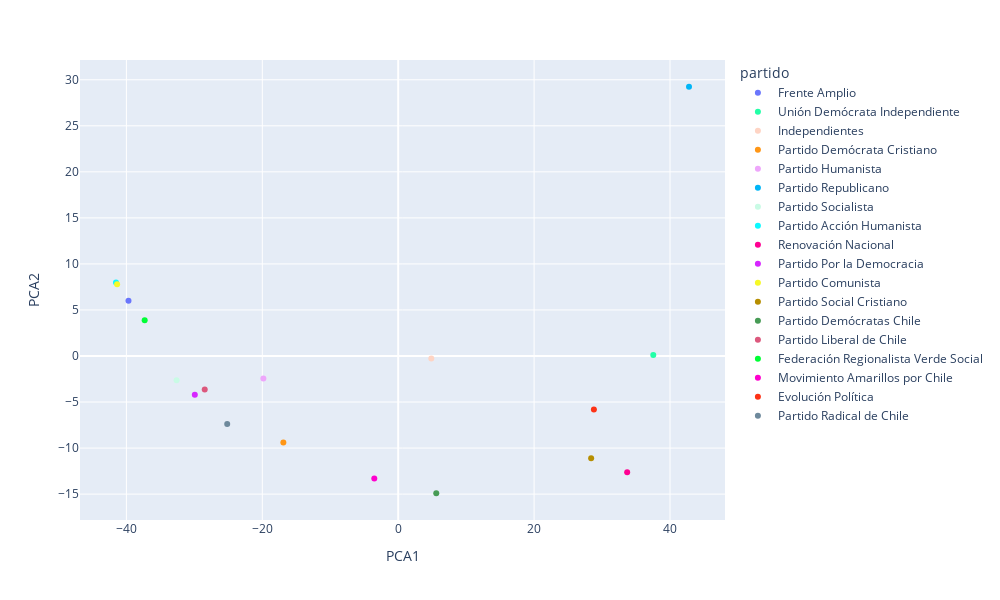

The cell this chart's notebook holds for it:
### Code cell
# posición promedio de cada partido
party_means = (
    pca_df.groupby("partido", sort=False)[["PCA1", "PCA2"]]
    .mean()
    .reset_index()
)
fig = px.scatter(
    party_means,
    x="PCA1",
    y="PCA2",
    color="partido",
    color_discrete_map=color_map,
)
fig.update_layout(
    autosize=False,
    width=1000,
    height=600,
)
fig.show()

### Figure 1 — Plotly figure (JSON) as saved in the notebook; plotly's stock layout.template omitted (floating-point values rounded to 4 significant figures)
{"data": [{"hovertemplate": "partido=Frente Amplio<br>PCA1=%{x}<br>PCA2=%{y}<extra></extra>", "legendgroup": "Frente Amplio", "marker": {"color": "#6A76FC", "symbol": "circle"}, "mode": "markers", "name": "Frente Amplio", "orientation": "v", "showlegend": true, "type": "scatter", "x": [-39.69], "xaxis": "x", "y": [6.012], "yaxis": "y"}, {"hovertemplate": "partido=Unión Demócrata Independiente<br>PCA1=%{x}<br>PCA2=%{y}<extra></extra>", "legendgroup": "Unión Demócrata Independiente", "marker": {"color": "#22FFA7", "symbol": "circle"}, "mode": "markers", "name": "Unión Demócrata Independiente", "orientation": "v", "showlegend": true, "type": "scatter", "x": [37.54], "xaxis": "x", "y": [0.1156], "yaxis": "y"}, {"hovertemplate": "partido=Independientes<br>PCA1=%{x}<br>PCA2=%{y}<extra></extra>", "legendgroup": "Independientes", "marker": {"color": "#FED4C4", "symbol": "circle"}, "mode": "markers", "name": "Independientes", "orientation": "v", "showlegend": true, "type": "scatter", "x": [4.872], "xaxis": "x", "y": [-0.2815], "yaxis": "y"}, {"hovertemplate": "partido=Partido Demócrata Cristiano<br>PCA1=%{x}<br>PCA2=%{y}<extra></extra>", "legendgroup": "Partido Demócrata Cristiano", "marker": {"color": "#FF9616", "symbol": "circle"}, "mode": "markers", "name": "Partido Demócrata Cristiano", "orientation": "v", "showlegend": true, "type": "scatter", "x": [-16.9], "xaxis": "x", "y": [-9.399], "yaxis": "y"}, {"hovertemplate": "partido=Partido Humanista<br>PCA1=%{x}<br>PCA2=%{y}<extra></extra>", "legendgroup": "Partido Humanista", "marker": {"color": "#EEA6FB", "symbol": "circle"}, "mode": "markers", "name": "Partido Humanista", "orientation": "v", "showlegend": true, "type": "scatter", "x": [-19.84], "xaxis": "x", "y": [-2.43], "yaxis": "y"}, {"hovertemplate": "partido=Partido Republicano<br>PCA1=%{x}<br>PCA2=%{y}<extra></extra>", "legendgroup": "Partido Republicano", "marker": {"color": "#00B5F7", "symbol": "circle"}, "mode": "markers", "name": "Partido Republicano", "orientation": "v", "showlegend": true, "type": "scatter", "x": [42.8], "xaxis": "x", "y": [29.24], "yaxis": "y"}, {"hovertemplate": "partido=Partido Socialista<br>PCA1=%{x}<br>PCA2=%{y}<extra></extra>", "legendgroup": "Partido Socialista", "marker": {"color": "#C9FBE5", "symbol": "circle"}, "mode": "markers", "name": "Partido Socialista", "orientation": "v", "showlegend": true, "type": "scatter", "x": [-32.61], "xaxis": "x", "y": [-2.637], "yaxis": "y"}, {"hovertemplate": "partido=Partido Acción Humanista<br>PCA1=%{x}<br>PCA2=%{y}<extra></extra>", "legendgroup": "Partido Acción Humanista", "marker": {"color": "#0DF9FF", "symbol": "circle"}, "mode": "markers", "name": "Partido Acción Humanista", "orientation": "v", "showlegend": true, "type": "scatter", "x": [-41.53], "xaxis": "x", "y": [7.991], "yaxis": "y"}, {"hovertemplate": "partido=Renovación Nacional<br>PCA1=%{x}<br>PCA2=%{y}<extra></extra>", "legendgroup": "Renovación Nacional", "marker": {"color": "#FF0092", "symbol": "circle"}, "mode": "markers", "name": "Renovación Nacional", "orientation": "v", "showlegend": true, "type": "scatter", "x": [33.7], "xaxis": "x", "y": [-12.62], "yaxis": "y"}, {"hovertemplate": "partido=Partido Por la Democracia<br>PCA1=%{x}<br>PCA2=%{y}<extra></extra>", "legendgroup": "Partido Por la Democracia", "marker": {"color": "#D626FF", "symbol": "circle"}, "mode": "markers", "name": "Partido Por la Democracia", "orientation": "v", "showlegend": true, "type": "scatter", "x": [-29.93], "xaxis": "x", "y": [-4.217], "yaxis": "y"}, {"hovertemplate": "partido=Partido Comunista<br>PCA1=%{x}<br>PCA2=%{y}<extra></extra>", "legendgroup": "Partido Comunista", "marker": {"color": "#F6F926", "symbol": "circle"}, "mode": "markers", "name": "Partido Comunista", "orientation": "v", "showlegend": true, "type": "scatter", "x": [-41.37], "xaxis": "x", "y": [7.795], "yaxis": "y"}, {"hovertemplate": "partido=Partido Social Cristiano<br>PCA1=%{x}<br>PCA2=%{y}<extra></extra>", "legendgroup": "Partido Social Cristiano", "marker": {"color": "#B68E00", "symbol": "circle"}, "mode": "markers", "name": "Partido Social Cristiano", "orientation": "v", "showlegend": true, "type": "scatter", "x": [28.4], "xaxis": "x", "y": [-11.1], "yaxis": "y"}, {"hovertemplate": "partido=Partido Demócratas Chile<br>PCA1=%{x}<br>PCA2=%{y}<extra></extra>", "legendgroup": "Partido Demócratas Chile", "marker": {"color": "#479B55", "symbol": "circle"}, "mode": "markers", "name": "Partido Demócratas Chile", "orientation": "v", "showlegend": true, "type": "scatter", "x": [5.602], "xaxis": "x", "y": [-14.91], "yaxis": "y"}, {"hovertemplate": "partido=Partido Liberal de Chile<br>PCA1=%{x}<br>PCA2=%{y}<extra></extra>", "legendgroup": "Partido Liberal de Chile", "marker": {"color": "#DC587D", "symbol": "circle"}, "mode": "markers", "name": "Partido Liberal de Chile", "orientation": "v", "showlegend": true, "type": "scatter", "x": [-28.47], "xaxis": "x", "y": [-3.649], "yaxis": "y"}, {"hovertemplate": "partido=Federación Regionalista Verde Social<br>PCA1=%{x}<br>PCA2=%{y}<extra></extra>", "legendgroup": "Federación Regionalista Verde Social", "marker": {"color": "#00FE35", "symbol": "circle"}, "mode": "markers", "name": "Federación Regionalista Verde Social", "orientation": "v", "showlegend": true, "type": "scatter", "x": [-37.31], "xaxis": "x", "y": [3.874], "yaxis": "y"}, {"hovertemplate": "partido=Movimiento Amarillos por Chile<br>PCA1=%{x}<br>PCA2=%{y}<extra></extra>", "legendgroup": "Movimiento Amarillos por Chile", "marker": {"color": "#FE00CE", "symbol": "circle"}, "mode": "markers", "name": "Movimiento Amarillos por Chile", "orientation": "v", "showlegend": true, "type": "scatter", "x": [-3.518], "xaxis": "x", "y": [-13.29], "yaxis": "y"}, {"hovertemplate": "partido=Evolución Política<br>PCA1=%{x}<br>PCA2=%{y}<extra></extra>", "legendgroup": "Evolución Política", "marker": {"color": "#FD3216", "symbol": "circle"}, "mode": "markers", "name": "Evolución Política", "orientation": "v", "showlegend": true, "type": "scatter", "x": [28.8], "xaxis": "x", "y": [-5.818], "yaxis": "y"}, {"hovertemplate": "partido=Partido Radical de Chile<br>PCA1=%{x}<br>PCA2=%{y}<extra></extra>", "legendgroup": "Partido Radical de Chile", "marker": {"color": "#6E899C", "symbol": "circle"}, "mode": "markers", "name": "Partido Radical de Chile", "orientation": "v", "showlegend": true, "type": "scatter", "x": [-25.16], "xaxis": "x", "y": [-7.385], "yaxis": "y"}], "layout": {"autosize": false, "height": 600, "legend": {"title": {"text": "partido"}, "tracegroupgap": 0}, "margin": {"t": 60}, "width": 1000, "xaxis": {"anchor": "y", "domain": [0, 1], "title": {"text": "PCA1"}}, "yaxis": {"anchor": "x", "domain": [0, 1], "title": {"text": "PCA2"}}}}
